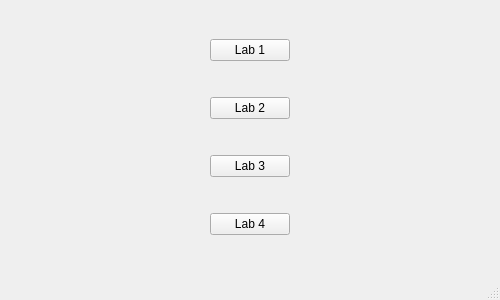
<?xml version="1.0" encoding="UTF-8"?>
<ui version="4.0">
 <class>MainWindow</class>
 <widget class="QMainWindow" name="MainWindow">
  <property name="geometry">
   <rect>
    <x>0</x>
    <y>0</y>
    <width>500</width>
    <height>300</height>
   </rect>
  </property>
  <property name="sizePolicy">
   <sizepolicy hsizetype="Fixed" vsizetype="Fixed">
    <horstretch>0</horstretch>
    <verstretch>0</verstretch>
   </sizepolicy>
  </property>
  <property name="windowTitle">
   <string>GTI411</string>
  </property>
  <widget class="QWidget" name="centralwidget">
   <layout class="QGridLayout" name="gridLayout">
    <item row="0" column="0">
     <widget class="QPushButton" name="lab1_button">
      <property name="sizePolicy">
       <sizepolicy hsizetype="Fixed" vsizetype="Fixed">
        <horstretch>0</horstretch>
        <verstretch>0</verstretch>
       </sizepolicy>
      </property>
      <property name="text">
       <string>Lab 1</string>
      </property>
     </widget>
    </item>
    <item row="1" column="0">
     <widget class="QPushButton" name="lab2_button">
      <property name="text">
       <string>Lab 2</string>
      </property>
     </widget>
    </item>
    <item row="2" column="0">
     <widget class="QPushButton" name="lab3_button">
      <property name="text">
       <string>Lab 3</string>
      </property>
     </widget>
    </item>
    <item row="3" column="0">
     <widget class="QPushButton" name="lab4_button">
      <property name="text">
       <string>Lab 4</string>
      </property>
     </widget>
    </item>
   </layout>
  </widget>
  <widget class="QStatusBar" name="statusbar"/>
 </widget>
 <resources/>
 <connections/>
</ui>
